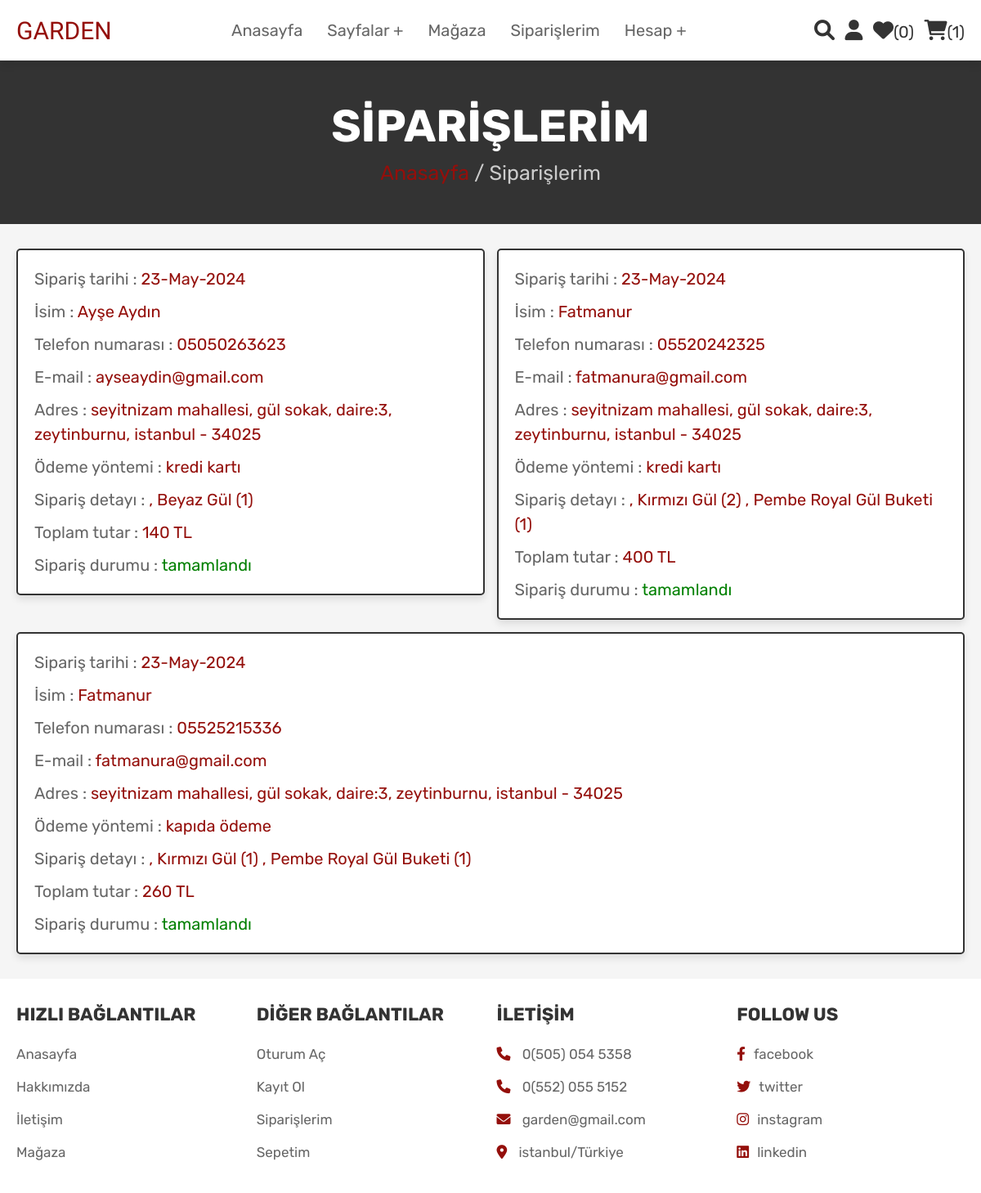
Screenshot of /flower/orders.php (signed in) with the database file from the repository.
### tables this page shows
CREATE TABLE `orders` (
  `id` int NOT NULL,
  `user_id` int NOT NULL,
  `name` varchar(100) NOT NULL,
  `number` varchar(12) NOT NULL,
  `email` varchar(100) NOT NULL,
  `method` varchar(50) NOT NULL,
  `address` varchar(500) NOT NULL,
  `total_products` varchar(1000) NOT NULL,
  `total_price` int NOT NULL,
  `placed_on` varchar(50) NOT NULL,
  `payment_status` varchar(20) NOT NULL DEFAULT 'beklemede'
);

### flower/orders.php (the view, shortened to what this page needs)
<?php
@include 'config.php';
$user_id = $_SESSION['user_id'];
?>
<!DOCTYPE html>
<html lang="en">
<head>
   <link rel="stylesheet" href="https://cdnjs.cloudflare.com/ajax/libs/font-awesome/6.0.0/css/all.min.css">
   <link rel="stylesheet" href="css/style.css">
</head>
<body>
<?php @include 'header.php'; ?>
<section class="heading">
    <h3>SİPARİŞLERİM</h3>
    <p> <a href="home.php">Anasayfa</a> / Siparişlerim </p>
</section>
<section class="placed-orders">
    <div class="box-container">
    <?php
        $select_orders = mysqli_query($conn, "SELECT * FROM `orders` WHERE user_id = '$user_id'") or die('query failed');
        if(mysqli_num_rows($select_orders) > 0){
            while($fetch_orders = mysqli_fetch_assoc($select_orders)){
    ?>
    <div class="box">
        <p> Sipariş tarihi : <span><?php echo $fetch_orders['placed_on']; ?></span> </p>
        <p> İsim : <span><?php echo $fetch_orders['name']; ?></span> </p>
        <p> Telefon numarası : <span><?php echo $fetch_orders['number']; ?></span> </p>
        <p> E-mail : <span><?php echo $fetch_orders['email']; ?></span> </p>
        <p> Adres : <span><?php echo $fetch_orders['address']; ?></span> </p>
        <p> Ödeme yöntemi : <span><?php echo $fetch_orders['method']; ?></span> </p>
        <p> Sipariş detayı : <span><?php echo $fetch_orders['total_products']; ?></span> </p>
        <p> Toplam tutar : <span><?php echo $fetch_orders['total_price']; ?> TL</span> </p>
        <p> Sipariş durumu : <span style="color:<?php if($fetch_orders['payment_status'] == 'beklemede'){echo 'tomato'; }else{echo 'green';} ?>"><?php echo $fetch_orders['payment_status']; ?></span> </p>
    </div>
    <?php
        }
    }else{
        echo '<p class="empty">Siparişiniz yok!</p>';
    }
    ?>
    </div>
</section>
<?php @include 'footer.php'; ?>
</body>
</html>

### flower/css/style.css (style rules this page uses)
:root { --pink:#940f0b; --red:#8a9d68; --orange:#e6302a; --black:#333; --white:#fff; --light-color:#666; --light-white:#ccc; --light-bg:#f5f5f5; --border:.2rem solid var(--black); --box-shadow:0 .5rem 1rem rgba(0,0,0,.1); }
* { font-family: 'Rubik', sans-serif; margin:0; padding:0; box-sizing: border-box; outline: none; border:none; text-decoration: none; transition:all .2s linear; }
html { font-size: 62.5%; overflow-x: hidden; scroll-behavior: smooth; scroll-padding-top: 6.5rem; }
body { background: var(--light-bg); }
section { padding:3rem 2rem; }
.heading { display: flex; flex-flow: column; align-items: center; justify-content: center; gap:1rem; background-color: var(--black); text-align: center; min-height: 25vh; }
.heading h3 { font-size: 5.5rem; color:var(--white); text-transform: uppercase; }
.heading p { font-size: 2.5rem; color:var(--light-white); }
.heading p a { color:var(--pink); }
.placed-orders .box-container { max-width: 1200px; margin:0 auto; display: flex; flex-wrap: wrap; gap:1.5rem; align-items: flex-start; }
.placed-orders .box-container .box { background-color: var(--white); padding:1rem 2rem; border:var(--border); box-shadow: var(--box-shadow); flex:1 1 40rem; border-radius: .5rem; }
.placed-orders .box-container .box p { margin: 1rem 0; font-size: 2rem; line-height: 1.5; color:var(--light-color); }
.placed-orders .box-container .box p span { color:var(--pink); }

### rows the page displays
orders: placed_on "23-May-2024", name "Ayşe Aydın", number "05050263623", email "ayseaydin@gmail.com", address "seyitnizam mahallesi, gül sokak, daire:3, zeytinburnu, istanbul - 34025", method "kredi kartı", total_products ", Beyaz Gül (1)", total_price "140", payment_status "tamamlandı"
orders: placed_on "23-May-2024", name "Fatmanur", number "05520242325", email "fatmanura@gmail.com", address "seyitnizam mahallesi, gül sokak, daire:3, zeytinburnu, istanbul - 34025", method "kredi kartı", total_products ", Kırmızı Gül (2) , Pembe Royal Gül Buketi (1)", total_price "400", payment_status "tamamlandı"
orders: placed_on "23-May-2024", name "Fatmanur", number "05525215336", email "fatmanura@gmail.com", address "seyitnizam mahallesi, gül sokak, daire:3, zeytinburnu, istanbul - 34025", method "kapıda ödeme", total_products ", Kırmızı Gül (1) , Pembe Royal Gül Buketi (1)", total_price "260", payment_status "tamamlandı"

### other values shown
$wishlist_num_rows "0"
$cart_num_rows "1"
